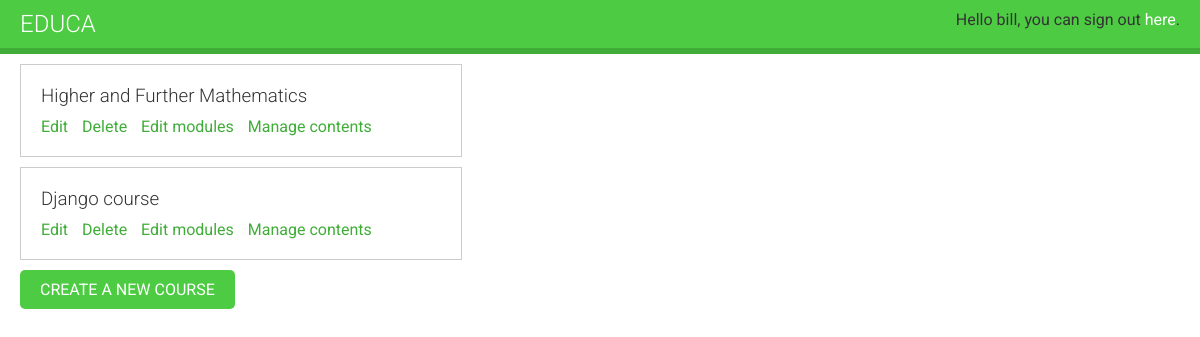
The app's page /course/mine/ (signed in) with its own data.
### courses/models.py (models this page shows, shortened)
class Course(models.Model):
    owner = models.ForeignKey(User, related_name='courses_created', on_delete=models.CASCADE)
    subject = models.ForeignKey(Subject, related_name='courses', on_delete= models.CASCADE)
    title = models.CharField(max_length=200)
    slug = models.SlugField(max_length=200, unique=True)
    overview = models.TextField()
    created = models.DateTimeField(auto_now_add=True)
    students = models.ManyToManyField(User, related_name='courses_joined', blank=True)
    class Meta:
        ordering = ['-created']

### courses/views.py (the view, shortened to what this page needs)
# urls.py: path('mine/', views.ManageCourseListView.as_view(), name='manage_course_list'),
class ManageCourseListView(ListView):
    model = Course
    template_name = 'courses/manage/course/list.html'

### courses/views.py (called while the page is built)
    def get_queryset(self):
        qs = super().get_queryset()
        return qs.filter(owner=self.request.user)

### courses/templates/courses/manage/course/list.html (shortened to what this page needs)
{% extends 'base.html' %}
{% block content %}
    <div class="module">
        {% for course in object_list %}
            <div class="course-info">
                <h3>{{course.title}}</h3>
                <p>
                    <a href="{% url 'course_edit' course.id %}">Edit</a>
                    <a href="{% url 'course_delete' course.id %}">Delete</a>
                    <a href="{% url 'course_module_update' course.id %}">Edit modules</a>
                    {% if course.modules.count > 0 %}
                        <a href="{% url 'module_content_list' course.modules.first.id %}">Manage contents</a>
                    {% endif %}
                </p>
            </div>
        {% empty %}
            <p>You haven't created any courses yet.</p>
        {% endfor %}
        <p>
            <a href="{% url 'course_create' %}" class="button">Create a new course</a>
        </p>
    </div>
{% endblock %}

### courses/templates/base.html (shortened to what this page needs)
{% load static %}
<!DOCTYPE html>
<html>
    <head>
        <link rel="stylesheet" href="{% static 'css/base.css' %}">
    </head>
    <body>
        <div id="header">
            <a href="{% url 'course_list' %}" class="logo">Educa</a>
            <ul class="menu">
                {% if request.user.is_authenticated %}
                    <li>Hello {{request.user.username}}, you can sign out <a href="{% url 'logout' %}">here</a>.</li>
                {% else %}
                    <li><a href="{% url 'login' %}">Sign in</a></li>
                {% endif %}
            </ul>
        </div>
        <div id="content">
            {% block content %}
            {% endblock %}
        </div>
    </body>
</html>

### courses/static/css/base.css (style rules this page uses)
body { margin:0; font-family:'Roboto', sans-serif; font-weight:400; color:#333; }
a { color:#3fad37; text-decoration:none; }
ul { float:left; }
h1, h2, h3, h4, h5, h6 { font-family:'Roboto', sans-serif; font-weight:300; }
.module { padding:10px 20px; float:left; width:600px; }
.module h3 { margin:20px 0 0; padding:0; width:100%; }
.module p { margin:10px 0 20px; width:100%; float:left; }
#header { background:#4dcc43; overflow:auto; padding:10px 20px; border-bottom:6px solid #3fad37; }
#header .logo { text-decoration:none; font-family:'Roboto', sans-serif; font-weight:300; text-transform:uppercase; font-size:24px; color:#fff; float:left; }
#header a { color:#fff; }
#header .menu { list-style:none; float:right; margin:0; padding:0; }
input[type=submit], a.button { border-radius:5px; background:#4dcc43; color:#fff; font-size:16px; text-transform:uppercase; border:none; padding:10px 20px; margin:20px 0; }
.course-info { border:1px solid #ccc; padding:0 20px; margin-bottom:10px; width:400px; overflow:auto; }
.course-info a { margin-right:10px; }

### records on screen
Course: title "Higher and Further Mathematics", shows "Manage contents"
Course: title "Django course", shows "Manage contents"

### other values on screen
{{ request.user.username }} "bill"
